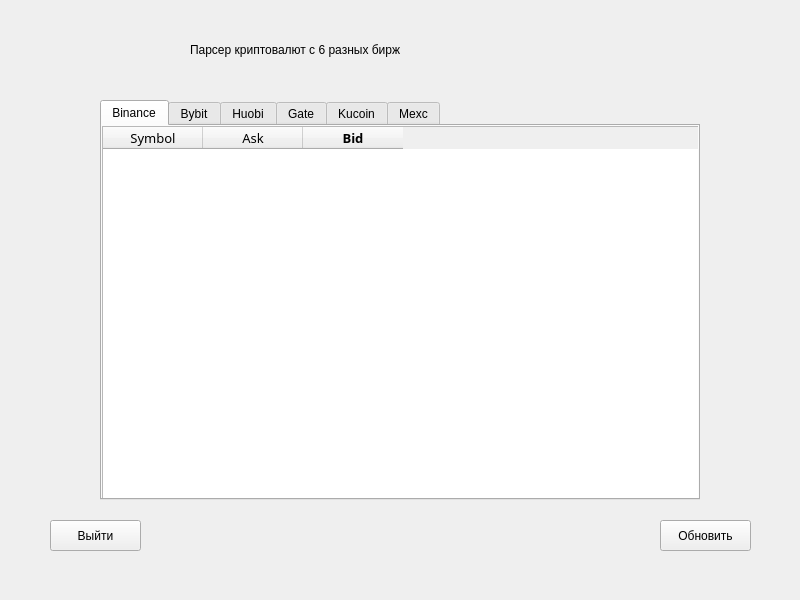
<?xml version="1.0" encoding="UTF-8"?>
<ui version="4.0">
 <class>Form</class>
 <widget class="QWidget" name="Form">
  <property name="geometry">
   <rect>
    <x>0</x>
    <y>0</y>
    <width>800</width>
    <height>600</height>
   </rect>
  </property>
  <property name="windowTitle">
   <string>Parser</string>
  </property>
  <widget class="QTabWidget" name="tabWidget">
   <property name="geometry">
    <rect>
     <x>100</x>
     <y>100</y>
     <width>600</width>
     <height>400</height>
    </rect>
   </property>
   <property name="styleSheet">
    <string notr="true">font: 8pt &quot;Minecraft Rus&quot;;</string>
   </property>
   <property name="tabShape">
    <enum>QTabWidget::Rounded</enum>
   </property>
   <property name="currentIndex">
    <number>0</number>
   </property>
   <widget class="QWidget" name="BinanceTab">
    <attribute name="title">
     <string>Binance</string>
    </attribute>
    <widget class="QTableWidget" name="BinancetableWidget">
     <property name="geometry">
      <rect>
       <x>0</x>
       <y>0</y>
       <width>600</width>
       <height>400</height>
      </rect>
     </property>
     <column>
      <property name="text">
       <string>Symbol</string>
      </property>
      <property name="font">
       <font>
        <family>Minecraft Rus</family>
        <pointsize>10</pointsize>
        <weight>50</weight>
        <bold>false</bold>
       </font>
      </property>
     </column>
     <column>
      <property name="text">
       <string>Ask</string>
      </property>
      <property name="font">
       <font>
        <family>Minecraft Rus</family>
        <pointsize>10</pointsize>
       </font>
      </property>
     </column>
     <column>
      <property name="text">
       <string>Bid</string>
      </property>
      <property name="font">
       <font>
        <family>Minecraft Rus</family>
        <pointsize>10</pointsize>
        <weight>75</weight>
        <bold>true</bold>
       </font>
      </property>
     </column>
    </widget>
   </widget>
   <widget class="QWidget" name="BybitTab">
    <attribute name="title">
     <string>Bybit</string>
    </attribute>
    <widget class="QListWidget" name="BybitlistWidget">
     <property name="geometry">
      <rect>
       <x>0</x>
       <y>0</y>
       <width>600</width>
       <height>400</height>
      </rect>
     </property>
    </widget>
   </widget>
   <widget class="QWidget" name="HuobiTab">
    <attribute name="title">
     <string>Huobi</string>
    </attribute>
    <widget class="QListWidget" name="listWidget_3">
     <property name="geometry">
      <rect>
       <x>0</x>
       <y>0</y>
       <width>600</width>
       <height>400</height>
      </rect>
     </property>
    </widget>
   </widget>
   <widget class="QWidget" name="GateTab">
    <attribute name="title">
     <string>Gate</string>
    </attribute>
    <widget class="QListWidget" name="listWidget_4">
     <property name="geometry">
      <rect>
       <x>0</x>
       <y>0</y>
       <width>600</width>
       <height>400</height>
      </rect>
     </property>
    </widget>
   </widget>
   <widget class="QWidget" name="KucoinTab">
    <attribute name="title">
     <string>Kucoin</string>
    </attribute>
    <widget class="QListWidget" name="listWidget_5">
     <property name="geometry">
      <rect>
       <x>0</x>
       <y>0</y>
       <width>600</width>
       <height>400</height>
      </rect>
     </property>
    </widget>
   </widget>
   <widget class="QWidget" name="MexcTab">
    <attribute name="title">
     <string>Mexc</string>
    </attribute>
    <widget class="QListWidget" name="listWidget_6">
     <property name="geometry">
      <rect>
       <x>0</x>
       <y>0</y>
       <width>600</width>
       <height>400</height>
      </rect>
     </property>
    </widget>
   </widget>
  </widget>
  <widget class="QPushButton" name="pushButton">
   <property name="geometry">
    <rect>
     <x>660</x>
     <y>520</y>
     <width>91</width>
     <height>31</height>
    </rect>
   </property>
   <property name="styleSheet">
    <string notr="true">font: 8pt &quot;Minecraft Rus&quot;;</string>
   </property>
   <property name="text">
    <string>Обновить</string>
   </property>
  </widget>
  <widget class="QPushButton" name="pushButton_2">
   <property name="geometry">
    <rect>
     <x>50</x>
     <y>520</y>
     <width>91</width>
     <height>31</height>
    </rect>
   </property>
   <property name="styleSheet">
    <string notr="true">font: 8pt &quot;Minecraft Rus&quot;;</string>
   </property>
   <property name="text">
    <string>Выйти</string>
   </property>
  </widget>
  <widget class="QLabel" name="label">
   <property name="geometry">
    <rect>
     <x>190</x>
     <y>40</y>
     <width>440</width>
     <height>20</height>
    </rect>
   </property>
   <property name="styleSheet">
    <string notr="true">font: 14pt &quot;Minecraft Rus&quot;;</string>
   </property>
   <property name="text">
    <string>Парсер криптовалют с 6 разных бирж</string>
   </property>
  </widget>
 </widget>
 <resources/>
 <connections/>
</ui>
